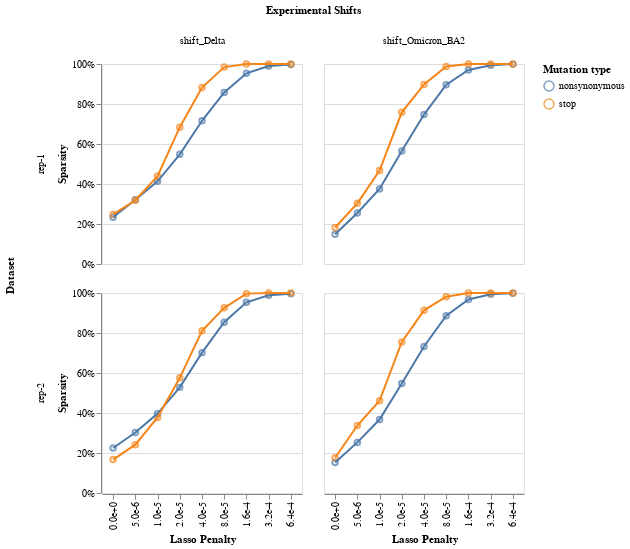

Notebook code cell kept with this figure:
### Code cell
chart, sparsity_df = model_collection_linear.shift_sparsity(return_data=True, height_scalar=100) # TODO raise issue to fix height scalar
print(sparsity_df.head())
chart

### Figure 1 — Vega-Lite specification as saved in the notebook (floating-point values rounded to 4 significant figures)
{"config": {"view": {"continuousWidth": 300, "continuousHeight": 300}}, "data": {"name": "data-82ad3d8b53e4dc89bee0608405766fc9"}, "facet": {"column": {"field": "mut_param", "title": "Experimental Shifts", "type": "nominal"}, "row": {"field": "dataset_name", "title": "Dataset", "type": "nominal"}}, "spec": {"layer": [{"mark": {"type": "point"}, "encoding": {"color": {"field": "mut_type", "title": "Mutation type", "type": "nominal"}, "tooltip": [{"field": "scale_coeff_lasso_shift", "type": "quantitative"}, {"field": "sparsity", "type": "quantitative"}, {"field": "mut_type", "type": "nominal"}], "x": {"axis": {"format": ".1e"}, "field": "scale_coeff_lasso_shift", "title": "Lasso Penalty", "type": "nominal"}, "y": {"axis": {"format": "%"}, "field": "sparsity", "title": "Sparsity", "type": "quantitative"}}}, {"mark": {"type": "line"}, "encoding": {"color": {"field": "mut_type", "title": "Mutation type", "type": "nominal"}, "tooltip": [{"field": "scale_coeff_lasso_shift", "type": "quantitative"}, {"field": "sparsity", "type": "quantitative"}, {"field": "mut_type", "type": "nominal"}], "x": {"axis": {"format": ".1e"}, "field": "scale_coeff_lasso_shift", "title": "Lasso Penalty", "type": "nominal"}, "y": {"axis": {"format": "%"}, "field": "sparsity", "title": "Sparsity", "type": "quantitative"}}}], "height": 200, "width": 200}, "$schema": "https://vega.github.io/schema/vega-lite/v5.15.1.json", "datasets": {"data-82ad3d8b53e4dc89bee0608405766fc9": [{"dataset_name": "rep-1", "scale_coeff_lasso_shift": 0.0, "mut_type": "nonsynonymous", "mut_param": "shift_Delta", "sparsity": 0.2341}, {"dataset_name": "rep-1", "scale_coeff_lasso_shift": 0.0, "mut_type": "stop", "mut_param": "shift_Delta", "sparsity": 0.2477}, {"dataset_name": "rep-1", "scale_coeff_lasso_shift": 5e-06, "mut_type": "nonsynonymous", "mut_param": "shift_Delta", "sparsity": 0.3208}, {"dataset_name": "rep-1", "scale_coeff_lasso_shift": 5e-06, "mut_type": "stop", "mut_param": "shift_Delta", "sparsity": 0.3189}, {"dataset_name": "rep-1", "scale_coeff_lasso_shift": 1e-05, "mut_type": "nonsynonymous", "mut_param": "shift_Delta", "sparsity": 0.4132}, {"dataset_name": "rep-1", "scale_coeff_lasso_shift": 1e-05, "mut_type": "stop", "mut_param": "shift_Delta", "sparsity": 0.4396}, {"dataset_name": "rep-1", "scale_coeff_lasso_shift": 2e-05, "mut_type": "nonsynonymous", "mut_param": "shift_Delta", "sparsity": 0.5486}, {"dataset_name": "rep-1", "scale_coeff_lasso_shift": 2e-05, "mut_type": "stop", "mut_param": "shift_Delta", "sparsity": 0.6842}, {"dataset_name": "rep-1", "scale_coeff_lasso_shift": 4e-05, "mut_type": "nonsynonymous", "mut_param": "shift_Delta", "sparsity": 0.716}, {"dataset_name": "rep-1", "scale_coeff_lasso_shift": 4e-05, "mut_type": "stop", "mut_param": "shift_Delta", "sparsity": 0.8824}, {"dataset_name": "rep-1", "scale_coeff_lasso_shift": 8e-05, "mut_type": "nonsynonymous", "mut_param": "shift_Delta", "sparsity": 0.8579}, {"dataset_name": "rep-1", "scale_coeff_lasso_shift": 8e-05, "mut_type": "stop", "mut_param": "shift_Delta", "sparsity": 0.9845}, {"dataset_name": "rep-1", "scale_coeff_lasso_shift": 0.00016, "mut_type": "nonsynonymous", "mut_param": "shift_Delta", "sparsity": 0.9536}, {"dataset_name": "rep-1", "scale_coeff_lasso_shift": 0.00016, "mut_type": "stop", "mut_param": "shift_Delta", "sparsity": 1.0}, {"dataset_name": "rep-1", "scale_coeff_lasso_shift": 0.00032, "mut_type": "nonsynonymous", "mut_param": "shift_Delta", "sparsity": 0.9898}, {"dataset_name": "rep-1", "scale_coeff_lasso_shift": 0.00032, "mut_type": "stop", "mut_param": "shift_Delta", "sparsity": 1.0}, {"dataset_name": "rep-1", "scale_coeff_lasso_shift": 0.00064, "mut_type": "nonsynonymous", "mut_param": "shift_Delta", "sparsity": 0.997}, {"dataset_name": "rep-1", "scale_coeff_lasso_shift": 0.00064, "mut_type": "stop", "mut_param": "shift_Delta", "sparsity": 1.0}, {"dataset_name": "rep-2", "scale_coeff_lasso_shift": 0.0, "mut_type": "nonsynonymous", "mut_param": "shift_Delta", "sparsity": 0.2249}, {"dataset_name": "rep-2", "scale_coeff_lasso_shift": 0.0, "mut_type": "stop", "mut_param": "shift_Delta", "sparsity": 0.1672}, {"dataset_name": "rep-2", "scale_coeff_lasso_shift": 5e-06, "mut_type": "nonsynonymous", "mut_param": "shift_Delta", "sparsity": 0.3028}, {"dataset_name": "rep-2", "scale_coeff_lasso_shift": 5e-06, "mut_type": "stop", "mut_param": "shift_Delta", "sparsity": 0.2415}, {"dataset_name": "rep-2", "scale_coeff_lasso_shift": 1e-05, "mut_type": "nonsynonymous", "mut_param": "shift_Delta", "sparsity": 0.3968}, {"dataset_name": "rep-2", "scale_coeff_lasso_shift": 1e-05, "mut_type": "stop", "mut_param": "shift_Delta", "sparsity": 0.3777}, {"dataset_name": "rep-2", "scale_coeff_lasso_shift": 2e-05, "mut_type": "nonsynonymous", "mut_param": "shift_Delta", "sparsity": 0.5282}, {"dataset_name": "rep-2", "scale_coeff_lasso_shift": 2e-05, "mut_type": "stop", "mut_param": "shift_Delta", "sparsity": 0.5759}, {"dataset_name": "rep-2", "scale_coeff_lasso_shift": 4e-05, "mut_type": "nonsynonymous", "mut_param": "shift_Delta", "sparsity": 0.7018}, {"dataset_name": "rep-2", "scale_coeff_lasso_shift": 4e-05, "mut_type": "stop", "mut_param": "shift_Delta", "sparsity": 0.8111}, {"dataset_name": "rep-2", "scale_coeff_lasso_shift": 8e-05, "mut_type": "nonsynonymous", "mut_param": "shift_Delta", "sparsity": 0.8542}, {"dataset_name": "rep-2", "scale_coeff_lasso_shift": 8e-05, "mut_type": "stop", "mut_param": "shift_Delta", "sparsity": 0.9257}, {"dataset_name": "rep-2", "scale_coeff_lasso_shift": 0.00016, "mut_type": "nonsynonymous", "mut_param": "shift_Delta", "sparsity": 0.9533}, {"dataset_name": "rep-2", "scale_coeff_lasso_shift": 0.00016, "mut_type": "stop", "mut_param": "shift_Delta", "sparsity": 0.9969}, {"dataset_name": "rep-2", "scale_coeff_lasso_shift": 0.00032, "mut_type": "nonsynonymous", "mut_param": "shift_Delta", "sparsity": 0.9889}, {"dataset_name": "rep-2", "scale_coeff_lasso_shift": 0.00032, "mut_type": "stop", "mut_param": "shift_Delta", "sparsity": 1.0}, {"dataset_name": "rep-2", "scale_coeff_lasso_shift": 0.00064, "mut_type": "nonsynonymous", "mut_param": "shift_Delta", "sparsity": 0.9968}, {"dataset_name": "rep-2", "scale_coeff_lasso_shift": 0.00064, "mut_type": "stop", "mut_param": "shift_Delta", "sparsity": 1.0}, {"dataset_name": "rep-1", "scale_coeff_lasso_shift": 0.0, "mut_type": "nonsynonymous", "mut_param": "shift_Omicron_BA2", "sparsity": 0.1484}, {"dataset_name": "rep-1", "scale_coeff_lasso_shift": 0.0, "mut_type": "stop", "mut_param": "shift_Omicron_BA2", "sparsity": 0.1827}, {"dataset_name": "rep-1", "scale_coeff_lasso_shift": 5e-06, "mut_type": "nonsynonymous", "mut_param": "shift_Omicron_BA2", "sparsity": 0.2553}, {"dataset_name": "rep-1", "scale_coeff_lasso_shift": 5e-06, "mut_type": "stop", "mut_param": "shift_Omicron_BA2", "sparsity": 0.3034}, {"dataset_name": "rep-1", "scale_coeff_lasso_shift": 1e-05, "mut_type": "nonsynonymous", "mut_param": "shift_Omicron_BA2", "sparsity": 0.3754}, {"dataset_name": "rep-1", "scale_coeff_lasso_shift": 1e-05, "mut_type": "stop", "mut_param": "shift_Omicron_BA2", "sparsity": 0.4675}, {"dataset_name": "rep-1", "scale_coeff_lasso_shift": 2e-05, "mut_type": "nonsynonymous", "mut_param": "shift_Omicron_BA2", "sparsity": 0.5647}, {"dataset_name": "rep-1", "scale_coeff_lasso_shift": 2e-05, "mut_type": "stop", "mut_param": "shift_Omicron_BA2", "sparsity": 0.7585}, {"dataset_name": "rep-1", "scale_coeff_lasso_shift": 4e-05, "mut_type": "nonsynonymous", "mut_param": "shift_Omicron_BA2", "sparsity": 0.747}, {"dataset_name": "rep-1", "scale_coeff_lasso_shift": 4e-05, "mut_type": "stop", "mut_param": "shift_Omicron_BA2", "sparsity": 0.8978}, {"dataset_name": "rep-1", "scale_coeff_lasso_shift": 8e-05, "mut_type": "nonsynonymous", "mut_param": "shift_Omicron_BA2", "sparsity": 0.8965}, {"dataset_name": "rep-1", "scale_coeff_lasso_shift": 8e-05, "mut_type": "stop", "mut_param": "shift_Omicron_BA2", "sparsity": 0.9876}, {"dataset_name": "rep-1", "scale_coeff_lasso_shift": 0.00016, "mut_type": "nonsynonymous", "mut_param": "shift_Omicron_BA2", "sparsity": 0.9703}, {"dataset_name": "rep-1", "scale_coeff_lasso_shift": 0.00016, "mut_type": "stop", "mut_param": "shift_Omicron_BA2", "sparsity": 1.0}, {"dataset_name": "rep-1", "scale_coeff_lasso_shift": 0.00032, "mut_type": "nonsynonymous", "mut_param": "shift_Omicron_BA2", "sparsity": 0.9932}, {"dataset_name": "rep-1", "scale_coeff_lasso_shift": 0.00032, "mut_type": "stop", "mut_param": "shift_Omicron_BA2", "sparsity": 1.0}, {"dataset_name": "rep-1", "scale_coeff_lasso_shift": 0.00064, "mut_type": "nonsynonymous", "mut_param": "shift_Omicron_BA2", "sparsity": 0.9994}, {"dataset_name": "rep-1", "scale_coeff_lasso_shift": 0.00064, "mut_type": "stop", "mut_param": "shift_Omicron_BA2", "sparsity": 1.0}, {"dataset_name": "rep-2", "scale_coeff_lasso_shift": 0.0, "mut_type": "nonsynonymous", "mut_param": "shift_Omicron_BA2", "sparsity": 0.1527}, {"dataset_name": "rep-2", "scale_coeff_lasso_shift": 0.0, "mut_type": "stop", "mut_param": "shift_Omicron_BA2", "sparsity": 0.1765}, {"dataset_name": "rep-2", "scale_coeff_lasso_shift": 5e-06, "mut_type": "nonsynonymous", "mut_param": "shift_Omicron_BA2", "sparsity": 0.2531}, {"dataset_name": "rep-2", "scale_coeff_lasso_shift": 5e-06, "mut_type": "stop", "mut_param": "shift_Omicron_BA2", "sparsity": 0.3375}, {"dataset_name": "rep-2", "scale_coeff_lasso_shift": 1e-05, "mut_type": "nonsynonymous", "mut_param": "shift_Omicron_BA2", "sparsity": 0.3673}, {"dataset_name": "rep-2", "scale_coeff_lasso_shift": 1e-05, "mut_type": "stop", "mut_param": "shift_Omicron_BA2", "sparsity": 0.4613}, {"dataset_name": "rep-2", "scale_coeff_lasso_shift": 2e-05, "mut_type": "nonsynonymous", "mut_param": "shift_Omicron_BA2", "sparsity": 0.5479}, {"dataset_name": "rep-2", "scale_coeff_lasso_shift": 2e-05, "mut_type": "stop", "mut_param": "shift_Omicron_BA2", "sparsity": 0.7554}, {"dataset_name": "rep-2", "scale_coeff_lasso_shift": 4e-05, "mut_type": "nonsynonymous", "mut_param": "shift_Omicron_BA2", "sparsity": 0.7329}, {"dataset_name": "rep-2", "scale_coeff_lasso_shift": 4e-05, "mut_type": "stop", "mut_param": "shift_Omicron_BA2", "sparsity": 0.9133}, {"dataset_name": "rep-2", "scale_coeff_lasso_shift": 8e-05, "mut_type": "nonsynonymous", "mut_param": "shift_Omicron_BA2", "sparsity": 0.8863}, {"dataset_name": "rep-2", "scale_coeff_lasso_shift": 8e-05, "mut_type": "stop", "mut_param": "shift_Omicron_BA2", "sparsity": 0.9814}, {"dataset_name": "rep-2", "scale_coeff_lasso_shift": 0.00016, "mut_type": "nonsynonymous", "mut_param": "shift_Omicron_BA2", "sparsity": 0.968}, {"dataset_name": "rep-2", "scale_coeff_lasso_shift": 0.00016, "mut_type": "stop", "mut_param": "shift_Omicron_BA2", "sparsity": 1.0}, {"dataset_name": "rep-2", "scale_coeff_lasso_shift": 0.00032, "mut_type": "nonsynonymous", "mut_param": "shift_Omicron_BA2", "sparsity": 0.9934}, {"dataset_name": "rep-2", "scale_coeff_lasso_shift": 0.00032, "mut_type": "stop", "mut_param": "shift_Omicron_BA2", "sparsity": 1.0}, {"dataset_name": "rep-2", "scale_coeff_lasso_shift": 0.00064, "mut_type": "nonsynonymous", "mut_param": "shift_Omicron_BA2", "sparsity": 0.9991}, {"dataset_name": "rep-2", "scale_coeff_lasso_shift": 0.00064, "mut_type": "stop", "mut_param": "shift_Omicron_BA2", "sparsity": 1.0}]}}
